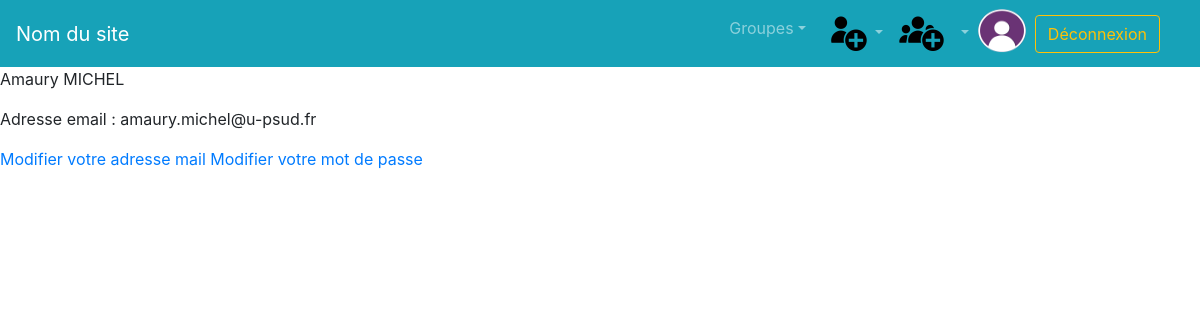
Page /profile.php?idUser=5 (signed in) on the committed database.
### tables this page shows
CREATE TABLE IF NOT EXISTS `user` (
  `idUser` int(11) NOT NULL AUTO_INCREMENT,
  `mail` varchar(50) NOT NULL,
  `pass` varchar(256) NOT NULL,
  `surname` varchar(30) NOT NULL,
  `name` varchar(20) NOT NULL,
  `isAdminSite` char(1) NOT NULL DEFAULT '0',
  PRIMARY KEY (`idUser`)
);

### check/checkSession.php (called while the page is built, shortened)
<?php
if (isset($_SESSION['member'])){
  $m1 = $_SESSION['member'];
}
else {
  $db = new db('bd_pt');
  $co = $db->tryConnect();
}
?>

### profile.php (the view, shortened to what this page needs)
<?php
include 'header.php';
if (!isset($_GET['idUser'])) {
    header("Location: index.php");
} else {
    $idUser = $_GET['idUser'];
}
?>
<!DOCTYPE html>
<html lang="en" dir="ltr">
<head>
</head>
<body>
<?php
$query = mysqli_query($co, "SELECT * FROM user WHERE idUser = '$idUser'");
if ($query->num_rows == 1):
    $donnees = $query->fetch_array();
    ?>
    <p><?php echo $donnees['name'], " ", $donnees['surname'] ?></p>
    <p>Adresse email : <?php echo $donnees['mail'] ?></p>
    <?php
    if (isset($m1)):
        if ($m1->id == $idUser):
            ?>
            <a href="#">Modifier votre adresse mail</a>
            <a href="#">Modifier votre mot de passe</a>
        <?php
        endif;
    endif;
else:
    ?><p>Cet utilisateur n'existe pas</p><?php
endif; ?>
</body>
</html>

### rows in the picture
user: name "Amaury", surname "MICHEL", mail "amaury.michel@u-psud.fr"
